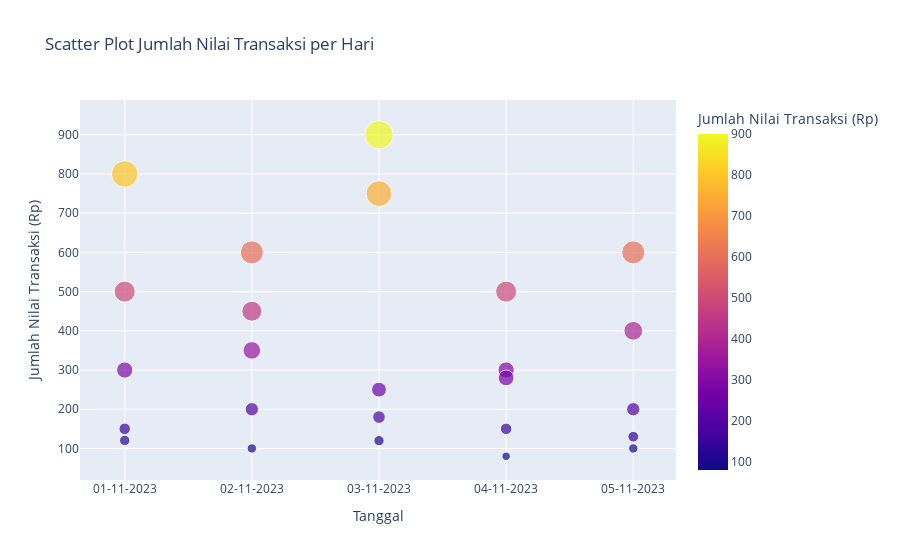

Write notebook code for a chart like this one.
### Code cell
import plotly.express as px

# Membuat scatter plot
fig = px.scatter(
    electronic_shop, x='transaction_date', y='transaction_amount',
    title='Scatter Plot Jumlah Nilai Transaksi per Hari',
    labels={'transaction_date': 'Tanggal', 'transaction_amount': 'Jumlah Nilai Transaksi (Rp)'},
    size='transaction_amount', color='transaction_amount', 
    hover_data=['transaction_id']
)
fig.show()

### Figure 1 — Plotly figure (JSON) as saved in the notebook; plotly's stock layout.template omitted (floating-point values rounded to 4 significant figures)
{"data": [{"customdata": [[1], [2], [3], [4], [5], [6], [7], [8], [9], [10], [11], [12], [13], [14], [15], [16], [17], [18], [19], [20], [21], [22], [23], [24], [25]], "hovertemplate": "Tanggal=%{x}<br>Jumlah Nilai Transaksi (Rp)=%{marker.color}<br>transaction_id=%{customdata[0]}<extra></extra>", "legendgroup": "", "marker": {"color": [500, 120.5, 800, 300, 150, 450, 200, 600, 350, 100, 750, 180, 900, 250, 120, 300, 150, 500, 280, 80, 400, 100, 600, 200, 130], "coloraxis": "coloraxis", "size": [500, 120.5, 800, 300, 150, 450, 200, 600, 350, 100, 750, 180, 900, 250, 120, 300, 150, 500, 280, 80, 400, 100, 600, 200, 130], "sizemode": "area", "sizeref": 2.25, "symbol": "circle"}, "mode": "markers", "name": "", "orientation": "v", "showlegend": false, "type": "scatter", "x": ["01-11-2023", "01-11-2023", "01-11-2023", "01-11-2023", "01-11-2023", "02-11-2023", "02-11-2023", "02-11-2023", "02-11-2023", "02-11-2023", "03-11-2023", "03-11-2023", "03-11-2023", "03-11-2023", "03-11-2023", "04-11-2023", "04-11-2023", "04-11-2023", "04-11-2023", "04-11-2023", "05-11-2023", "05-11-2023", "05-11-2023", "05-11-2023", "05-11-2023"], "xaxis": "x", "y": [500, 120.5, 800, 300, 150, 450, 200, 600, 350, 100, 750, 180, 900, 250, 120, 300, 150, 500, 280, 80, 400, 100, 600, 200, 130], "yaxis": "y"}], "layout": {"coloraxis": {"colorbar": {"title": {"text": "Jumlah Nilai Transaksi (Rp)"}}, "colorscale": [[0, "#0d0887"], [0.1111, "#46039f"], [0.2222, "#7201a8"], [0.3333, "#9c179e"], [0.4444, "#bd3786"], [0.5556, "#d8576b"], [0.6667, "#ed7953"], [0.7778, "#fb9f3a"], [0.8889, "#fdca26"], [1, "#f0f921"]]}, "legend": {"itemsizing": "constant", "tracegroupgap": 0}, "title": {"text": "Scatter Plot Jumlah Nilai Transaksi per Hari"}, "xaxis": {"anchor": "y", "domain": [0, 1], "title": {"text": "Tanggal"}}, "yaxis": {"anchor": "x", "domain": [0, 1], "title": {"text": "Jumlah Nilai Transaksi (Rp)"}}}}
